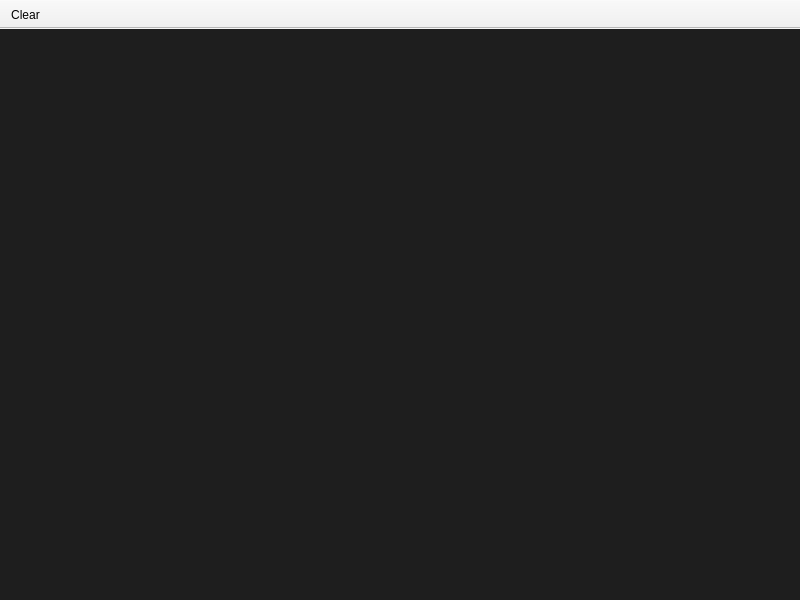
<?xml version="1.0" encoding="UTF-8"?>
<ui version="4.0">
 <class>Console</class>
 <widget class="QMainWindow" name="Console">
  <property name="geometry">
   <rect>
    <x>0</x>
    <y>0</y>
    <width>800</width>
    <height>600</height>
   </rect>
  </property>
  <property name="windowTitle">
   <string>Console</string>
  </property>
  <widget class="QWidget" name="centralwidget">
   <layout class="QVBoxLayout" name="verticalLayout">
    <property name="spacing">
     <number>0</number>
    </property>
    <property name="leftMargin">
     <number>0</number>
    </property>
    <property name="topMargin">
     <number>0</number>
    </property>
    <property name="rightMargin">
     <number>0</number>
    </property>
    <property name="bottomMargin">
     <number>0</number>
    </property>
    <item>
     <widget class="QTextEdit" name="textEdit">
      <property name="styleSheet">
       <string notr="true">QTextEdit{
background-color: rgb(30,30,30);
border: 1px solid transparent;
}</string>
      </property>
      <property name="frameShape">
       <enum>QFrame::StyledPanel</enum>
      </property>
      <property name="frameShadow">
       <enum>QFrame::Plain</enum>
      </property>
      <property name="lineWidth">
       <number>0</number>
      </property>
      <property name="readOnly">
       <bool>true</bool>
      </property>
     </widget>
    </item>
   </layout>
  </widget>
  <widget class="QMenuBar" name="menubar">
   <property name="geometry">
    <rect>
     <x>0</x>
     <y>0</y>
     <width>800</width>
     <height>20</height>
    </rect>
   </property>
  </widget>
  <widget class="QToolBar" name="toolBar">
   <property name="windowTitle">
    <string>toolBar</string>
   </property>
   <property name="movable">
    <bool>false</bool>
   </property>
   <property name="iconSize">
    <size>
     <width>20</width>
     <height>20</height>
    </size>
   </property>
   <property name="toolButtonStyle">
    <enum>Qt::ToolButtonTextOnly</enum>
   </property>
   <property name="floatable">
    <bool>false</bool>
   </property>
   <attribute name="toolBarArea">
    <enum>TopToolBarArea</enum>
   </attribute>
   <attribute name="toolBarBreak">
    <bool>false</bool>
   </attribute>
   <addaction name="actionClear"/>
  </widget>
  <action name="actionClear">
   <property name="icon">
    <iconset resource="../toolkit.qrc">
     <normaloff>:/VecTB/icons/toolbars/Delete.png</normaloff>:/VecTB/icons/toolbars/Delete.png</iconset>
   </property>
   <property name="text">
    <string>Clear</string>
   </property>
   <property name="toolTip">
    <string>Clear the console</string>
   </property>
   <property name="iconVisibleInMenu">
    <bool>true</bool>
   </property>
  </action>
 </widget>
 <resources>
  <include location="../toolkit.qrc"/>
 </resources>
 <connections/>
</ui>
